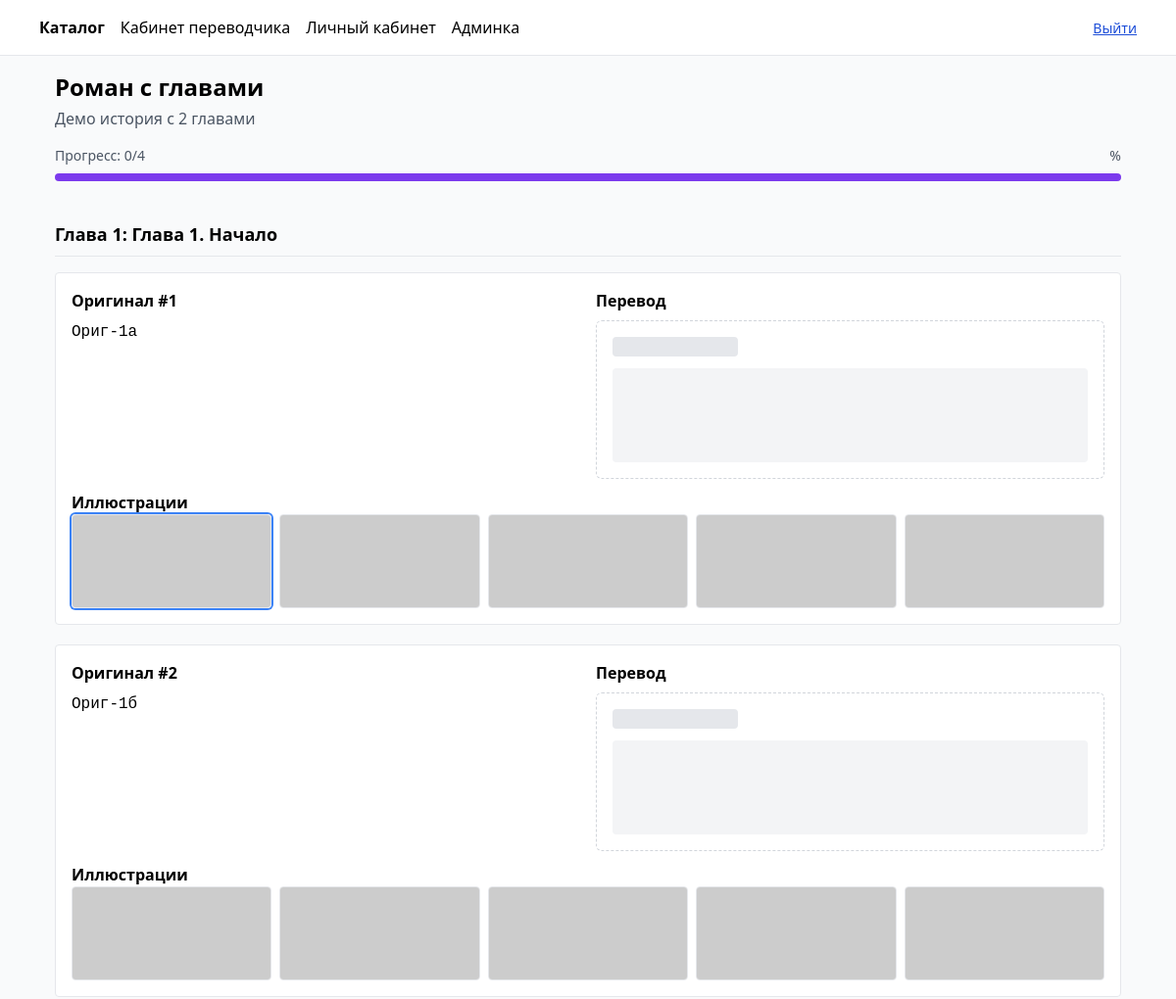
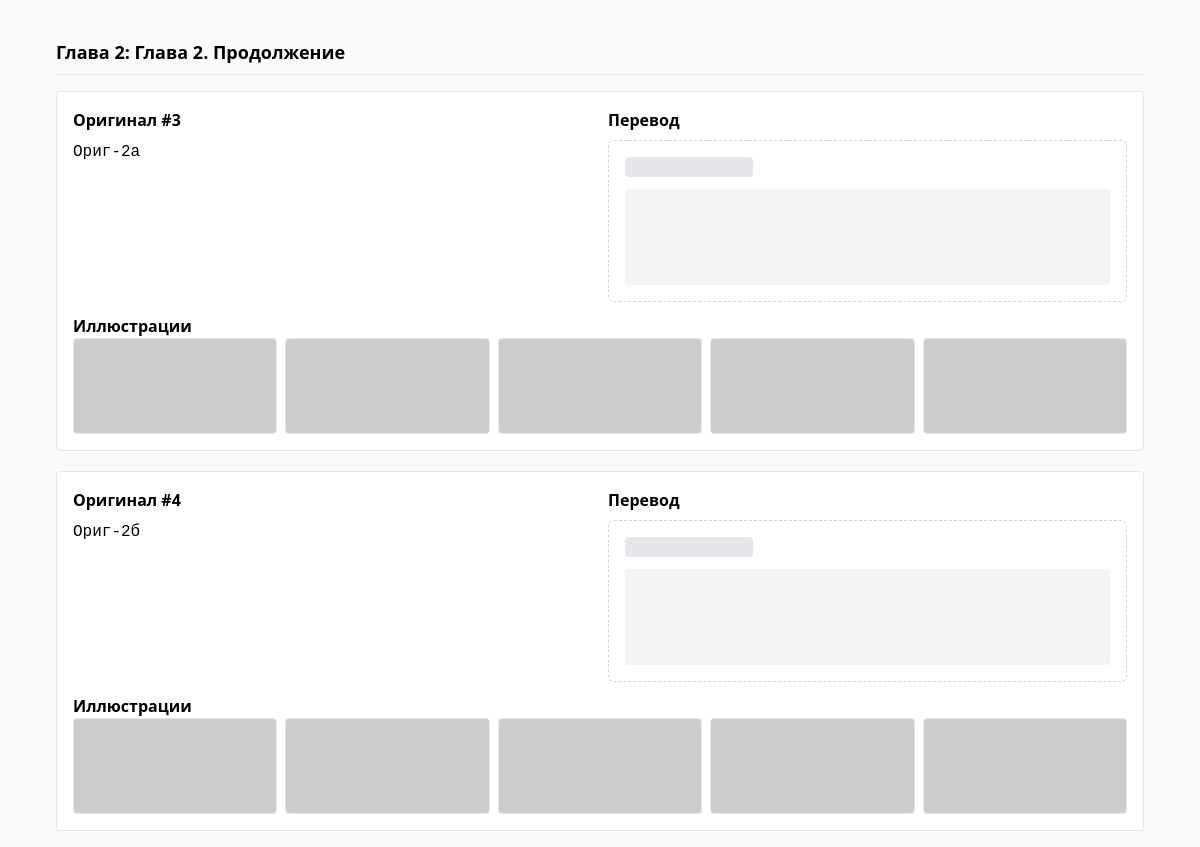
Page /translator/editor/роман-с-главами/ (signed in) on the committed database (2 pictures, top to bottom).
### stories/models.py (models this page shows, shortened)
class Story(models.Model):
    title = models.CharField(max_length=255)
    slug = models.SlugField(max_length=260, unique=True)
    original_language = models.ForeignKey(Language, related_name="stories_original", on_delete=models.PROTECT)
    target_language = models.ForeignKey(Language, related_name="stories_target", on_delete=models.PROTECT)
    description = models.TextField(blank=True)
    status = models.CharField(max_length=20, choices=StoryStatus.choices, default=StoryStatus.DRAFT)
    tags = models.ManyToManyField(Tag, related_name="stories", blank=True)
    assigned_to = models.ForeignKey(User, null=True, blank=True, on_delete=models.SET_NULL, related_name="assigned_stories")
    paragraphs_count = models.PositiveIntegerField(default=0)
    translated_count = models.PositiveIntegerField(default=0)
    published_at = models.DateTimeField(null=True, blank=True)
    poster_url = models.URLField(blank=True, default="")
    class Meta:
        ordering = ["-id"]

class Chapter(models.Model):
    story = models.ForeignKey("stories.Story", related_name="chapters", on_delete=models.CASCADE)
    index = models.PositiveIntegerField()  # порядковый номер главы внутри истории (1..N)
    title = models.CharField(max_length=255, blank=True, default="")  # название главы
    class Meta:
        unique_together = [("story", "index")]
        ordering = ["index"]

class Paragraph(models.Model):
    story = models.ForeignKey(Story, related_name="paragraphs", on_delete=models.CASCADE)
    index = models.PositiveIntegerField()
    original_text = models.TextField()
    machine_text = models.TextField(blank=True)
    chapter = models.ForeignKey(Chapter, related_name="paragraphs", on_delete=models.CASCADE, null=True, blank=True)
    class Meta:
        unique_together = [("story", "index")]
        ordering = ["index"]

class Illustration(models.Model):
    paragraph = models.ForeignKey(Paragraph, related_name="illustrations", on_delete=models.CASCADE)
    image_url = models.URLField(validators=[validate_http_https])
    position = models.PositiveSmallIntegerField(validators=[MinValueValidator(1), MaxValueValidator(5)])
    is_selected = models.BooleanField(default=False)
    class Meta:
        unique_together = [("paragraph", "position")]
        ordering = ["position"]

### translations/views_pages.py (the view, shortened to what this page needs)
class EditorView(LoginRequiredMixin, TemplateView):
    template_name = "translations/editor.html"
    def dispatch(self, request, *args, **kwargs):
        if not (in_group(request.user, "translator") or in_group(request.user, "admin")):
            return self.handle_no_permission()
        return super().dispatch(request, *args, **kwargs)
    def get_context_data(self, slug, **kwargs):
        ctx = super().get_context_data(**kwargs)
        story = get_object_or_404(Story, slug=slug)
        user = self.request.user
        is_translator_only = in_group(user, "translator") and not in_group(user, "admin")
        if is_translator_only:
            if story.assigned_to_id != user.id:
                raise PermissionError("Could not assign story. It might be taken by another translator.")
        ctx["story"] = story
        chapters = story.chapters.all().prefetch_related("paragraphs__illustrations").order_by("index")
        if chapters.exists():
            ctx["chapters"] = chapters
        else:
            ctx["paragraphs"] = story.paragraphs.all().prefetch_related("illustrations")
        return ctx

### users/permissions.py (called while the page is built)
def in_group(user, group_name: str) -> bool:
    if not user.is_authenticated:
        return False
    if group_name == "admin":
        return user.is_superuser or user.is_staff or user.groups.filter(name="admin").exists()
    return user.groups.filter(name=group_name).exists()

### templates/translations/editor.html (shortened to what this page needs)
{% extends "base.html" %}
{% block content %}
<div class="mx-auto max-w-6xl px-4">
  <header class="mb-6">
    <h1 class="text-2xl font-bold">{{ story.title }}</h1>
    <p class="text-gray-600 mt-1">{{ story.description }}</p>
    <div class="mt-4">
      <div class="flex items-center justify-between text-sm text-gray-600 mb-2">
        <span>Прогресс: {{ story.translated_count }}/{{ story.paragraphs_count }}</span>
        <span class="font-medium">{{ progress_percent }}%</span>
      </div>
      <div class="h-2 w-full bg-gray-200 rounded-full overflow-hidden">
        <div class="h-2 bg-purple-600" style="width: {{ progress_percent }}%"></div>
      </div>
    </div>
  </header>
  {% if chapters %}
    {% for ch in chapters %}
      <h2 class="text-lg font-semibold mt-10 mb-4 border-b pb-2">
        Глава {{ ch.index }}{% if ch.title %}: {{ ch.title }}{% endif %}
      </h2>
      <div class="space-y-5">
        {% for p in ch.paragraphs.all %}
          {% include "translations/_paragraph_row.html" with p=p %}
        {% endfor %}
      </div>
    {% endfor %}
  {% else %}
    <div class="space-y-5">
      {% for p in paragraphs %}
        {% include "translations/_paragraph_row.html" with p=p %}
      {% endfor %}
    </div>
  {% endif %}
</div>
{% endblock %}

### templates/translations/_paragraph_row.html
<div id="para-{{ p.id }}" class="bg-white border rounded p-4">
  <div class="grid md:grid-cols-2 gap-4">
    <div>
      <h3 class="font-semibold mb-2">Оригинал #{{ p.index }}</h3>
      <pre class="whitespace-pre-wrap">{{ p.original_text }}</pre>
    </div>
    <div>
      <h3 class="font-semibold mb-2">Перевод</h3>
      <div id="edit-{{ p.id }}"
          hx-get="/api/paragraphs/{{ p.id }}/translation/"
          hx-trigger="load"
          hx-target="this"
          hx-swap="innerHTML">
        <div class="rounded-md border border-dashed border-gray-300 p-4">
          <div class="h-5 w-32 bg-gray-200 rounded mb-3 animate-pulse"></div>
          <div class="h-24 bg-gray-100 rounded animate-pulse"></div>
        </div>
      </div>
    </div>
  </div>
  <div class="mt-3">
    <h4 class="font-semibold">Иллюстрации</h4>
    <div class="grid grid-cols-5 gap-2">
      {% for ill in p.illustrations.all %}
        <button
          hx-post="/api/illustrations/{{ ill.id }}/select/"
          hx-headers='{"X-CSRFToken":"{{ csrf_token }}"}'
          hx-vals='{"is_selected": {{ ill.is_selected|yesno:"false,true" | safe }} }'
          class="relative"
        >
          <img src="{{ ill.image_url }}" class="w-full h-24 object-cover rounded border {{ ill.is_selected|yesno:'ring-2 ring-blue-500,' }}">
        </button>
      {% endfor %}
    </div>
  </div>
</div>

### rows in the picture
Story: title "Роман с главами", description "Демо история с 2 главами", translated_count "0", paragraphs_count "4"
Chapter: index "1", title "Глава 1. Начало"
Paragraph: index "1", original_text "Ориг-1а"
Paragraph: index "2", original_text "Ориг-1б"
Chapter: index "2", title "Глава 2. Продолжение"
Paragraph: index "3", original_text "Ориг-2а"
Paragraph: index "4", original_text "Ориг-2б"
